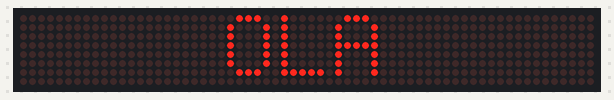
Simulated run of this sketch. Board: Arduino Uno, built with avr-gcc and run on an emulated ATmega328P. Shown: 64×8 LED matrix.

Above: at 0.1 s.

The sketch:

sketch.ino
```cpp
#include <MD_Parola.h>
#include <MD_MAX72XX.h>
#include <SPI.h>

// Definição do hardware para módulos encadeados no Wokwi
#define HARDWARE_TYPE MD_MAX72XX::PAROLA_HW

// Total de módulos 8x8 (32x16 possui 4 colunas x 2 linhas = 8 módulos)
#define MAX_DEVICES 8

// Definição dos pinos digitais conforme o circuito
#define CLK_PIN   10
#define DATA_PIN  12
#define CS_PIN    11

// Inicializa a biblioteca MD_Parola
MD_Parola myDisplay = MD_Parola(HARDWARE_TYPE, DATA_PIN, CLK_PIN, CS_PIN, MAX_DEVICES);

void setup() {
  myDisplay.begin();
  myDisplay.setIntensity(5); // Ajusta o brilho (0 a 15)
  myDisplay.displayClear();  // Limpa o display

  // Exibe o texto "OLA" centralizado sem animação de rolagem
  myDisplay.displayText("OLA", PA_CENTER, 0, 0, PA_PRINT, PA_NO_EFFECT);
}

void loop() {
  // Mantém a execução da biblioteca
  if (myDisplay.displayAnimate()) {
    myDisplay.displayReset();
  }
}
```
